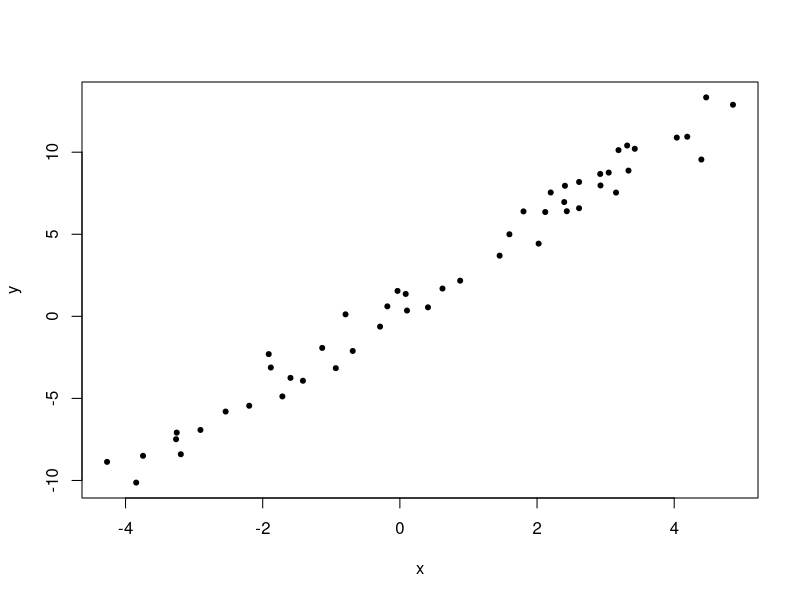

Generate this figure with R:
# Generate some data
n=50
x <- runif(n, -5, 5)
beta <- runif(2, -3, 3)
y <- beta[1] + beta[2] * x   + rnorm(n)

# Plot
plot(x, y, pch=20)

# model
g = lm(y~x)
summary(g)
# changes
